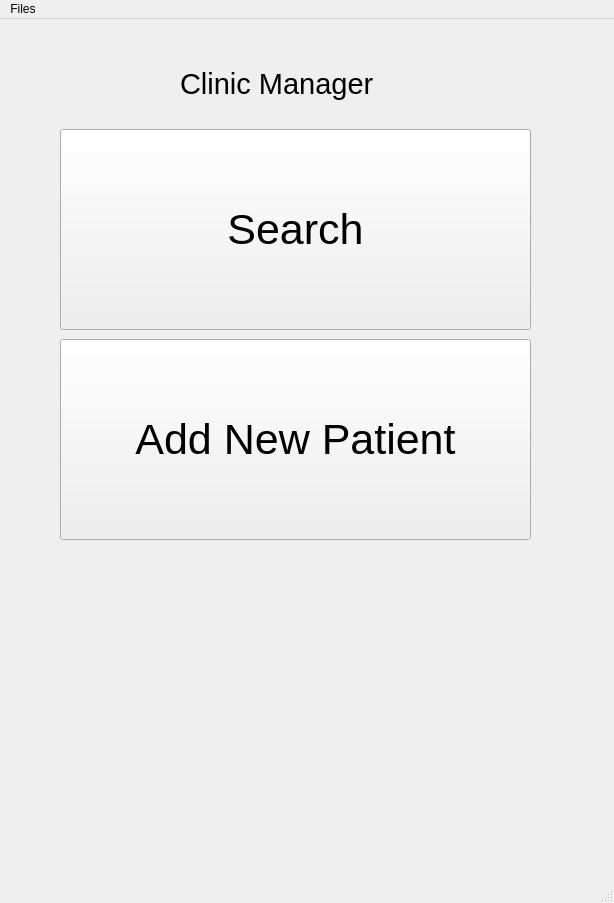
<?xml version="1.0" encoding="UTF-8"?>
<ui version="4.0">
 <class>MainWindow</class>
 <widget class="QMainWindow" name="MainWindow">
  <property name="geometry">
   <rect>
    <x>0</x>
    <y>0</y>
    <width>614</width>
    <height>903</height>
   </rect>
  </property>
  <property name="windowTitle">
   <string>MainWindow</string>
  </property>
  <widget class="QWidget" name="centralwidget">
   <widget class="QLabel" name="logo_label">
    <property name="geometry">
     <rect>
      <x>180</x>
      <y>30</y>
      <width>261</width>
      <height>71</height>
     </rect>
    </property>
    <property name="text">
     <string>&lt;html&gt;&lt;head/&gt;&lt;body&gt;&lt;p&gt;&lt;span style=&quot; font-size:22pt;&quot;&gt;Clinic Manager&lt;/span&gt;&lt;/p&gt;&lt;/body&gt;&lt;/html&gt;</string>
    </property>
   </widget>
   <widget class="QPushButton" name="searchButton">
    <property name="geometry">
     <rect>
      <x>60</x>
      <y>110</y>
      <width>471</width>
      <height>201</height>
     </rect>
    </property>
    <property name="font">
     <font>
      <pointsize>32</pointsize>
     </font>
    </property>
    <property name="text">
     <string>Search</string>
    </property>
   </widget>
   <widget class="QPushButton" name="addNewPatientButton">
    <property name="geometry">
     <rect>
      <x>60</x>
      <y>320</y>
      <width>471</width>
      <height>201</height>
     </rect>
    </property>
    <property name="font">
     <font>
      <pointsize>32</pointsize>
     </font>
    </property>
    <property name="text">
     <string>Add New Patient</string>
    </property>
   </widget>
  </widget>
  <widget class="QMenuBar" name="menubar">
   <property name="geometry">
    <rect>
     <x>0</x>
     <y>0</y>
     <width>614</width>
     <height>28</height>
    </rect>
   </property>
   <widget class="QMenu" name="menuFiles">
    <property name="title">
     <string>Files</string>
    </property>
    <addaction name="actionImport"/>
    <addaction name="actionExport"/>
    <addaction name="actionExit"/>
   </widget>
   <addaction name="menuFiles"/>
  </widget>
  <widget class="QStatusBar" name="statusbar"/>
  <action name="actionImport">
   <property name="text">
    <string>Import...</string>
   </property>
  </action>
  <action name="actionExport">
   <property name="text">
    <string>Export...</string>
   </property>
  </action>
  <action name="actionExit">
   <property name="text">
    <string>Exit</string>
   </property>
  </action>
 </widget>
 <resources/>
 <connections/>
</ui>
